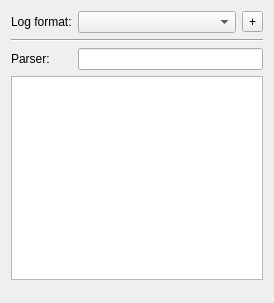
<?xml version="1.0" encoding="UTF-8"?>
<ui version="4.0">
 <class>LogFormatWidget</class>
 <widget class="QWidget" name="LogFormatWidget">
  <property name="geometry">
   <rect>
    <x>0</x>
    <y>0</y>
    <width>274</width>
    <height>303</height>
   </rect>
  </property>
  <property name="windowTitle">
   <string>Format</string>
  </property>
  <property name="windowIcon">
   <iconset theme="object-columns">
    <normaloff>.</normaloff>.</iconset>
  </property>
  <layout class="QVBoxLayout" name="verticalLayout">
   <item>
    <layout class="QFormLayout" name="formLayout">
     <item row="0" column="0">
      <widget class="QLabel" name="label_2">
       <property name="text">
        <string>Log format:</string>
       </property>
       <property name="buddy">
        <cstring>logFormatComboBox</cstring>
       </property>
      </widget>
     </item>
     <item row="0" column="1">
      <layout class="QHBoxLayout" name="horizontalLayout">
       <item>
        <widget class="QComboBox" name="logFormatComboBox">
         <property name="sizePolicy">
          <sizepolicy hsizetype="Expanding" vsizetype="Fixed">
           <horstretch>0</horstretch>
           <verstretch>0</verstretch>
          </sizepolicy>
         </property>
        </widget>
       </item>
       <item>
        <widget class="QToolButton" name="addFormatButton">
         <property name="text">
          <string>+</string>
         </property>
         <property name="icon">
          <iconset theme="list-add">
           <normaloff>.</normaloff>.</iconset>
         </property>
        </widget>
       </item>
      </layout>
     </item>
     <item row="1" column="0" colspan="2">
      <widget class="Line" name="line">
       <property name="orientation">
        <enum>Qt::Horizontal</enum>
       </property>
      </widget>
     </item>
     <item row="2" column="0">
      <widget class="QLabel" name="label">
       <property name="text">
        <string>Parser:</string>
       </property>
       <property name="buddy">
        <cstring>parserLineEdit</cstring>
       </property>
      </widget>
     </item>
     <item row="2" column="1">
      <widget class="QLineEdit" name="parserLineEdit"/>
     </item>
    </layout>
   </item>
   <item>
    <widget class="QListView" name="highlightListView">
     <property name="editTriggers">
      <set>QAbstractItemView::NoEditTriggers</set>
     </property>
    </widget>
   </item>
   <item>
    <widget class="HighlightWidget" name="highlightWidget" native="true">
     <property name="sizePolicy">
      <sizepolicy hsizetype="Preferred" vsizetype="Fixed">
       <horstretch>0</horstretch>
       <verstretch>0</verstretch>
      </sizepolicy>
     </property>
    </widget>
   </item>
   <item>
    <widget class="SearchBar" name="searchBar" native="true"/>
   </item>
  </layout>
 </widget>
 <customwidgets>
  <customwidget>
   <class>SearchBar</class>
   <extends>QWidget</extends>
   <header>SearchBar.h</header>
   <container>1</container>
  </customwidget>
  <customwidget>
   <class>HighlightWidget</class>
   <extends>QWidget</extends>
   <header>HighlightWidget.h</header>
   <container>1</container>
  </customwidget>
 </customwidgets>
 <tabstops>
  <tabstop>logFormatComboBox</tabstop>
  <tabstop>addFormatButton</tabstop>
  <tabstop>highlightListView</tabstop>
 </tabstops>
 <resources/>
 <connections/>
</ui>
